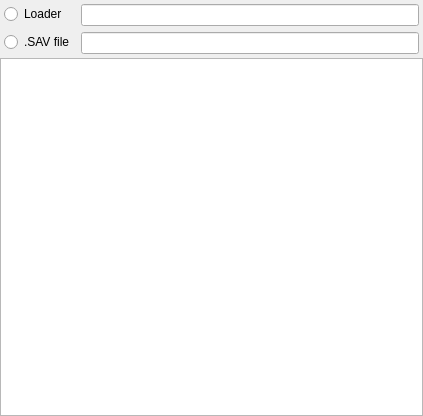
<?xml version="1.0" encoding="UTF-8"?>
<ui version="4.0">
 <class>SettingsImages</class>
 <widget class="QWidget" name="SettingsImages">
  <property name="geometry">
   <rect>
    <x>0</x>
    <y>0</y>
    <width>423</width>
    <height>416</height>
   </rect>
  </property>
  <property name="windowTitle">
   <string>Form</string>
  </property>
  <layout class="QVBoxLayout" name="verticalLayout_2">
   <property name="spacing">
    <number>0</number>
   </property>
   <property name="leftMargin">
    <number>0</number>
   </property>
   <property name="topMargin">
    <number>0</number>
   </property>
   <property name="rightMargin">
    <number>0</number>
   </property>
   <property name="bottomMargin">
    <number>0</number>
   </property>
   <item>
    <layout class="QVBoxLayout" name="verticalLayout">
     <property name="spacing">
      <number>0</number>
     </property>
     <item>
      <widget class="QWidget" name="LoaderWidget" native="true">
       <property name="sizePolicy">
        <sizepolicy hsizetype="Preferred" vsizetype="Preferred">
         <horstretch>0</horstretch>
         <verstretch>0</verstretch>
        </sizepolicy>
       </property>
       <property name="minimumSize">
        <size>
         <width>0</width>
         <height>0</height>
        </size>
       </property>
       <layout class="QFormLayout" name="formLayout">
        <property name="sizeConstraint">
         <enum>QLayout::SetMaximumSize</enum>
        </property>
        <property name="leftMargin">
         <number>4</number>
        </property>
        <property name="topMargin">
         <number>4</number>
        </property>
        <property name="rightMargin">
         <number>4</number>
        </property>
        <property name="bottomMargin">
         <number>4</number>
        </property>
        <item row="0" column="0">
         <widget class="QRadioButton" name="rbLoaderHX">
          <property name="text">
           <string>Loader</string>
          </property>
         </widget>
        </item>
        <item row="0" column="1">
         <widget class="QLineEdit" name="leLoader">
          <property name="text">
           <string/>
          </property>
          <property name="readOnly">
           <bool>true</bool>
          </property>
          <property name="cursorMoveStyle">
           <enum>Qt::VisualMoveStyle</enum>
          </property>
          <property name="clearButtonEnabled">
           <bool>false</bool>
          </property>
         </widget>
        </item>
        <item row="1" column="0">
         <widget class="QRadioButton" name="rbLoaderSAV">
          <property name="text">
           <string>.SAV file</string>
          </property>
         </widget>
        </item>
        <item row="1" column="1">
         <widget class="QLineEdit" name="leSAV">
          <property name="readOnly">
           <bool>true</bool>
          </property>
          <property name="cursorMoveStyle">
           <enum>Qt::VisualMoveStyle</enum>
          </property>
          <property name="clearButtonEnabled">
           <bool>false</bool>
          </property>
         </widget>
        </item>
       </layout>
      </widget>
     </item>
     <item>
      <widget class="QTableView" name="tvImages">
       <property name="editTriggers">
        <set>QAbstractItemView::AllEditTriggers</set>
       </property>
       <property name="alternatingRowColors">
        <bool>true</bool>
       </property>
       <property name="selectionMode">
        <enum>QAbstractItemView::SingleSelection</enum>
       </property>
       <property name="verticalScrollMode">
        <enum>QAbstractItemView::ScrollPerPixel</enum>
       </property>
       <property name="horizontalScrollMode">
        <enum>QAbstractItemView::ScrollPerPixel</enum>
       </property>
       <attribute name="horizontalHeaderHighlightSections">
        <bool>true</bool>
       </attribute>
       <attribute name="horizontalHeaderStretchLastSection">
        <bool>true</bool>
       </attribute>
       <attribute name="verticalHeaderVisible">
        <bool>false</bool>
       </attribute>
      </widget>
     </item>
    </layout>
   </item>
  </layout>
 </widget>
 <resources/>
 <connections/>
</ui>
